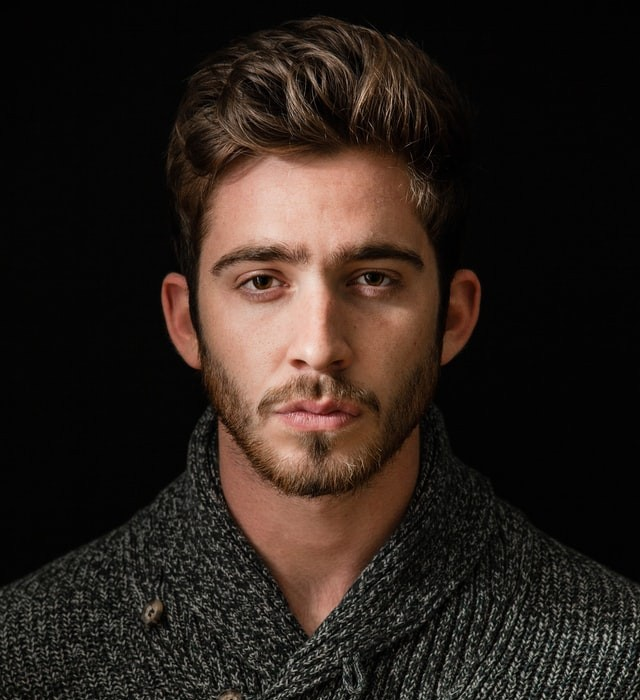
#> input picture image1.jpg, 640 x 700 px, given in place of the camera
$ python face_blurring_video.py
#> lines starting #> are read from the running program, lines starting #| are printed output that depends on the picture; after the words box and inside, x2 and y2 are one past the last pixel; in counts of white or black regions, pixels touching at a corner belong together
import cv2
import numpy as np

video_cap = cv2.VideoCapture(0)
face_detector = cv2.CascadeClassifier("haarcascade_frontalface_default.xml")

while True:
    # get the next frame, resize it, and convert it to grayscale
    succes, frame = video_cap.read()
#> frame is the input picture: shape (700, 640, 3); mean B, G, R 27.8, 33.5, 43.5
    frame = cv2.resize(frame, (640, 640))
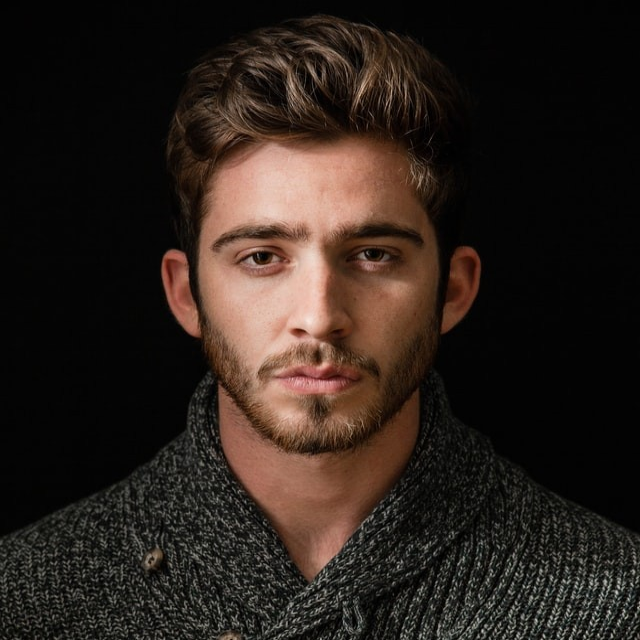
#> frame: shape (640, 640, 3); mean B, G, R 27.7, 33.5, 43.4
    gray = cv2.cvtColor(frame, cv2.COLOR_BGR2GRAY)
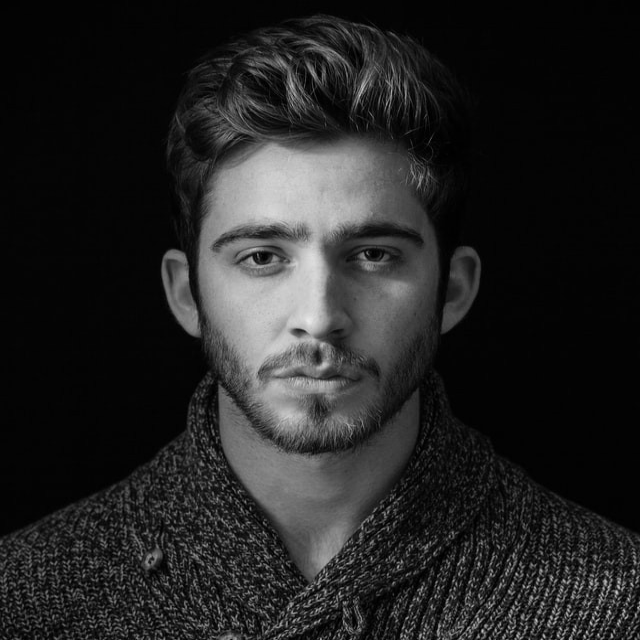
#> gray: shape (640, 640); min 0, max 235, mean 35.8

    face_rects = face_detector.detectMultiScale(gray, 1.04, 5, minSize=(30, 30))
#> face_rects = [[166, 136, 308, 308]]

    for (x, y, w, h) in face_rects:
        # define the center and radius of the circle
        center_x = x + w // 2
        center_y = y + h // 2
        radius = h // 2

        # create a black image with the same dimensions as the frame
        mask = np.zeros((frame.shape[:3]), np.uint8)
        # draw a white circle in the region that
        # matches the region of the face in the frame
        cv2.circle(mask, (center_x, center_y), radius, (255, 255, 255), -1)
        # Apply blurring to the whole frame
        blurred = cv2.medianBlur(frame, 99)
        # reconstruct the frame by taking:
        # - the pixels from the blurred frame if mask > 0
        # - otherwise, take the pixels from the original frame
        frame = np.where(mask > 0, blurred, frame)
#> this loop made 1 pass
#> (x, y, w, h, center_x, center_y, radius) on pass 1: (166, 136, 308, 308, 320, 290, 154)
#> pass 1, `blurred = cv2.medianBlur(frame, 99)`:
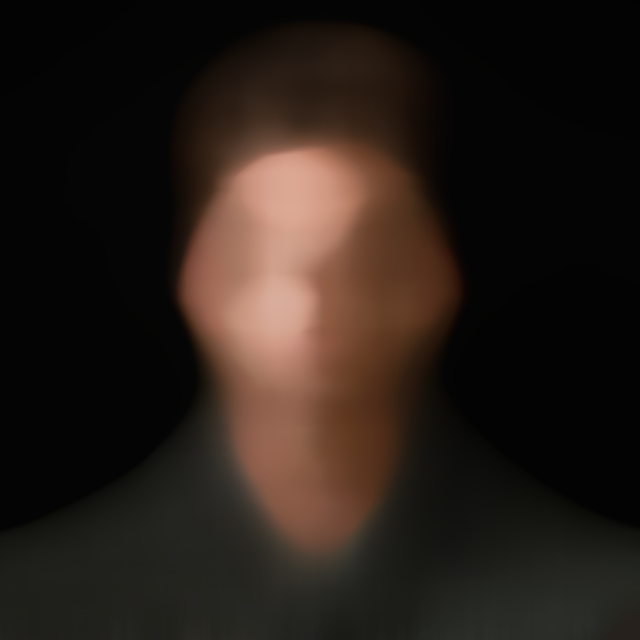
#> blurred: shape (640, 640, 3); mean B, G, R 23.9, 29.7, 39.5
#> pass 1, `frame = np.where(mask > 0, blurred, frame)`:
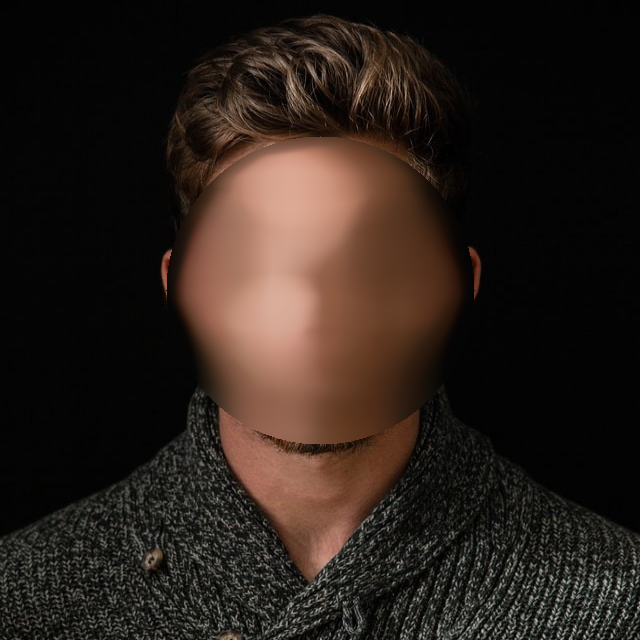
#> frame: shape (640, 640, 3); mean B, G, R 26.4, 32.3, 42.5
#> after the loop:
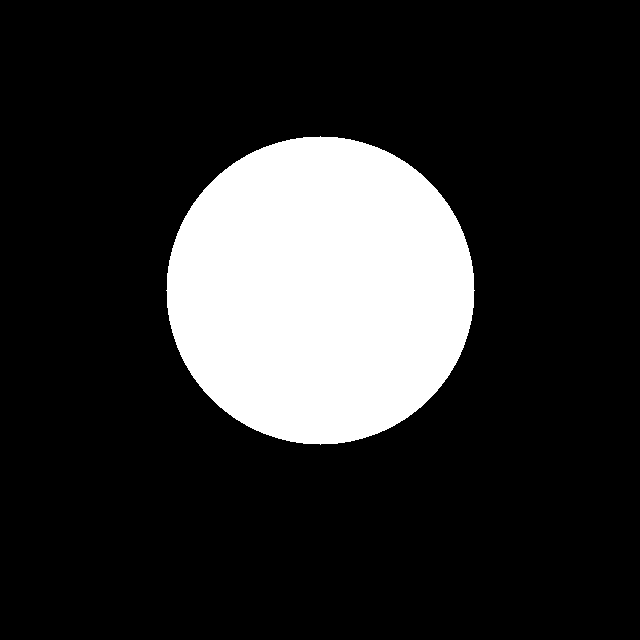
#> mask: shape (640, 640, 3); 18.2% white; 1 white region, box (x1, y1, x2, y2) and area: (166, 136, 475, 445) 74457

    cv2.imshow("frame", frame)
    if cv2.waitKey(1) == ord("q"):
#> (key q is pressed here)
        break

# release the video capture and close all windows
video_cap.release()
cv2.destroyAllWindows()

$ run again, on image2.jpg
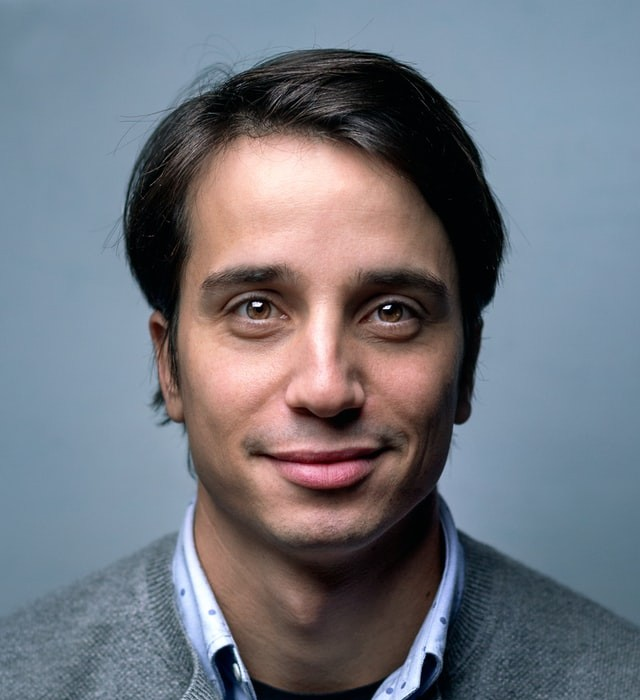
#> input picture image2.jpg, 640 x 700 px, given in place of the camera
#> frame is the input picture: shape (700, 640, 3); mean B, G, R 125.9, 117, 113.2
#> face_rects = [[181, 544, 45, 45], [139, 138, 370, 370]]
#> the loop `for (x, y, w, h) in face_rects:` made 2 passes
#> (x, y, w, h, center_x, center_y, radius) on passes 1 to 2: (181, 544, 45, 45, 203, 566, 22), (139, 138, 370, 370, 324, 323, 185)
#> pass 1, `blurred = cv2.medianBlur(frame, 99)`:
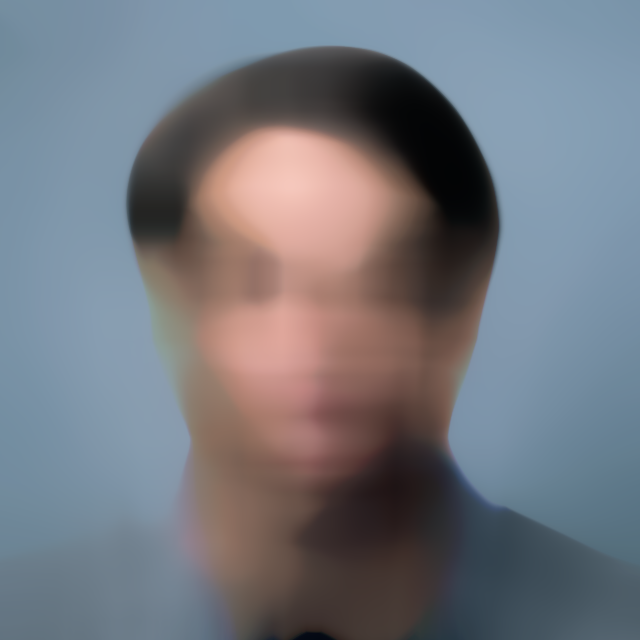
#> blurred: shape (640, 640, 3); mean B, G, R 126.5, 118.7, 115.2
#> after the loop `for (x, y, w, h) in face_rects:`:
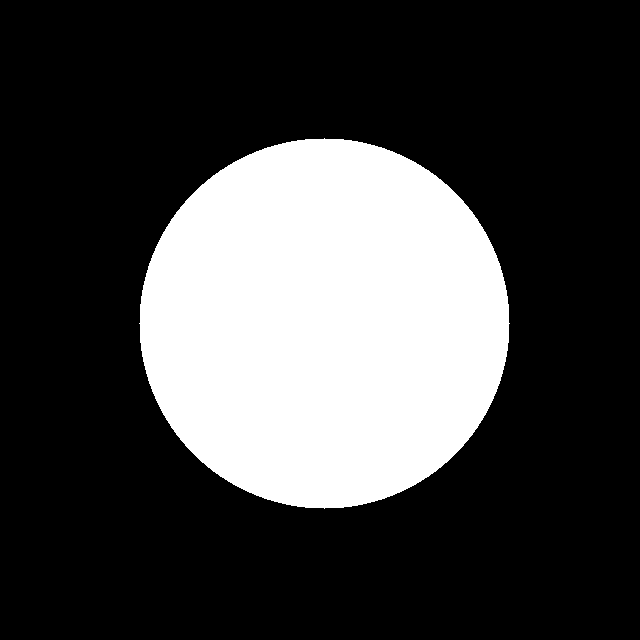
#> mask: shape (640, 640, 3); 26.2% white; 1 white region, box (x1, y1, x2, y2) and area: (139, 138, 510, 509) 107501
